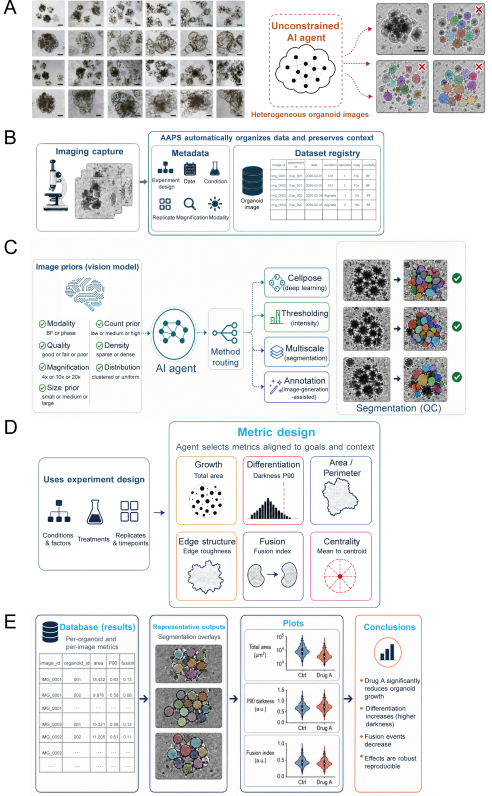
#> input picture publication/integrated_manuscript/figures_svg/assets/morphology_workflow_reference.png, 983 x 1591 px (shown at 1/2 size)
$ python build_figure3_morphology_workflow.py
#> lines starting #> are read from the running program, lines starting #| are printed output that depends on the picture
### publication/integrated_manuscript/figures_svg/editable_components/build_figure2_aaps_editable.py
"""Generate a fully editable native-SVG reconstruction of the legacy AAPS figure."""

from __future__ import annotations

from pathlib import Path
from xml.sax.saxutils import escape


OUT = Path(__file__).with_name("figure2_aaps_fully_editable.svg")
W, H = 1800, 940


def text(x, y, value, cls="body", anchor="start", extra=""):
    return f'<text x="{x}" y="{y}" class="{cls}" text-anchor="{anchor}" {extra}>{escape(value)}</text>'


def multiline(x, y, lines, cls="body", anchor="start", dy=27):
    spans = "".join(
        f'<tspan x="{x}" dy="{0 if i == 0 else dy}">{escape(line)}</tspan>'
        for i, line in enumerate(lines)
    )
    return f'<text x="{x}" y="{y}" class="{cls}" text-anchor="{anchor}">{spans}</text>'


def roundbox(x, y, w, h, cls="node", rid=""):
    return f'<rect id="{rid}" x="{x}" y="{y}" width="{w}" height="{h}" rx="18" class="{cls}"/>'


def panel(x, y, w, h, label, title, rid):
    return (
        f'<g id="panel-{rid}">{roundbox(x, y, w, h, "panel", f"panel-{rid}-background")}'
        + text(x + 18, y + 38, label, "panel-label")
        + text(x + 58, y + 38, title, "panel-title")
    )


def arrow(x1, y1, x2, y2, rid=""):
    return f'<path id="{rid}" d="M{x1},{y1} L{x2},{y2}" class="arrow"/>'


def port(x, y):
    return f'<circle cx="{x}" cy="{y}" r="6" class="port"/>'


# [162 lines left out: functions file_icon, folder_icon, stack_icon, chart_icon, organoid_card, block and 1 more, not called in this run]


# [3 lines that do not run on import are left out]

### publication/integrated_manuscript/figures_svg/editable_components/build_figure3_morphology_workflow.py
"""Build a publication-ready vector/raster hybrid AAPS morphology figure."""

from pathlib import Path

from PIL import Image

from build_figure2_aaps_editable import arrow, multiline, panel, roundbox, text


HERE = Path(__file__).resolve().parent
ASSETS = HERE.parent / "assets"
OUT = HERE / "figure3_aaps_morphology_workflow.svg"
PREVIEW_SOURCE = ASSETS / "morphology_workflow_reference.png"
W, H = 1900, 1260


def prepare_assets():
    im = Image.open(PREVIEW_SOURCE).convert("RGB")
    crops = {
        "morph_heterogeneous.png": (55, 0, 495, 245),
        "morph_segmentation_qc.png": (675, 480, 958, 825),
        "morph_outputs.png": (300, 1230, 690, 1585),
    }
    for name, box in crops.items():
        im.crop(box).save(ASSETS / name, quality=95)
#> this loop made 3 passes
#> pass 1, in prepare_assets, `im.crop(box).save(ASSETS / name, quality=95)`:
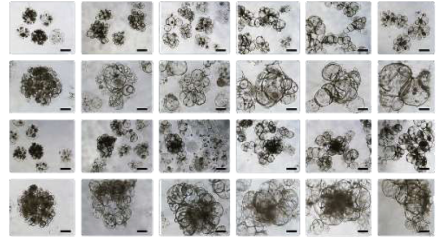
#> saved as morph_heterogeneous.png: PIL image 440x245 RGB; mean R, G, B 180.1, 179.8, 178.5
#> pass 2, in prepare_assets, `im.crop(box).save(ASSETS / name, quality=95)`:
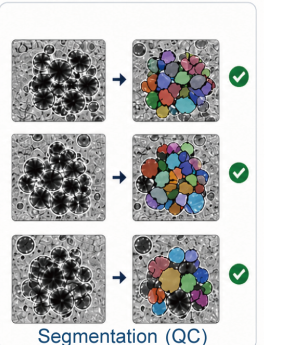
#> saved as morph_segmentation_qc.png: PIL image 283x345 RGB; mean R, G, B 185.8, 186.4, 186.2


def header():
    return f'''<svg xmlns="http://www.w3.org/2000/svg" xmlns:xlink="http://www.w3.org/1999/xlink" width="{W}" height="{H}" viewBox="0 0 {W} {H}">
    <title>AAPS morphology analysis workflow</title>
    <defs><marker id="arrowhead" viewBox="0 0 10 10" refX="9" refY="5" markerWidth="7" markerHeight="7" orient="auto"><path d="M0 0 L10 5 L0 10Z" fill="#496f7d"/></marker>
    <style>
    text{{font-family:Arial,Helvetica,sans-serif;fill:#17252b}} .panel{{fill:#f7fafb;stroke:#aac3cc;stroke-width:3}}
    .panel-label{{font-size:40px;font-weight:700}} .panel-title{{font-size:33px;font-weight:600}} .body{{font-size:27px}} .small{{font-size:23px}} .small-bold{{font-size:23px;font-weight:700}} .tiny{{font-size:19px}} .tiny-bold{{font-size:19px;font-weight:700}}
    .node{{fill:#fff;stroke:#4f899b;stroke-width:3}} .soft-node{{fill:#e9f3f6;stroke:#4f899b;stroke-width:3}} .warn{{fill:#fff7f2;stroke:#cf6540;stroke-width:3;stroke-dasharray:8 6}}
    .arrow{{fill:none;stroke:#496f7d;stroke-width:3;marker-end:url(#arrowhead)}} .line{{fill:none;stroke:#496f7d;stroke-width:3}} .dash{{fill:none;stroke:#4f899b;stroke-width:3;stroke-dasharray:7 6;marker-end:url(#arrowhead)}}
    </style></defs><rect width="100%" height="100%" fill="white"/>'''


def mini_mask(x, y, good=True):
#> called with x = 1080, y = 72, good = False
    blobs = [(25,28,18),(55,22,17),(82,35,19),(40,58,20),(72,65,17)]
    s=[f'<g transform="translate({x} {y})"><rect width="120" height="92" rx="8" fill="#d9e1e4" stroke="#7d969f" stroke-width="2"/>']
    for i,(cx,cy,r) in enumerate(blobs):
        fill=["#7299a5","#93b1ba","#5e8794","#a8c0c7","#7aa1ad"][i]
        s.append(f'<circle cx="{cx}" cy="{cy}" r="{r}" fill="{fill}" stroke="#496f7d" stroke-width="2"/>')
    s.append(text(105,18,"✓" if good else "×","small-bold","middle",f'fill="{"#23845f" if good else "#c43d3d"}"'))
    s.append('</g>'); return ''.join(s)


def metric_card(x,y,title_value,subtitle,kind):
    icon=""
    if kind=="growth": icon=f'<circle cx="{x+72}" cy="{y+91}" r="38" fill="none" stroke="#4f899b" stroke-width="3"/>'+''.join(f'<circle cx="{x+48+(i%3)*24}" cy="{y+72+(i//3)*23}" r="5" fill="#4f899b"/>' for i in range(9))
    elif kind=="dark": icon=''.join(f'<rect x="{x+36+i*10}" y="{y+125-h}" width="8" height="{h}" fill="#4f899b"/>' for i,h in enumerate([18,30,45,60,72,58,42,28]))
    elif kind=="shape": icon=f'<path d="M{x+35} {y+120} C{x+20} {y+80} {x+50} {y+55} {x+88} {y+62} C{x+124} {y+45} {x+138} {y+86} {x+118} {y+112} C{x+92} {y+140} {x+58} {y+132} {x+35} {y+120}Z" fill="#dcecef" stroke="#4f899b" stroke-width="3"/>'
    else: icon=f'<circle cx="{x+52}" cy="{y+96}" r="25" fill="#dcecef" stroke="#4f899b" stroke-width="3"/><circle cx="{x+110}" cy="{y+96}" r="25" fill="#dcecef" stroke="#4f899b" stroke-width="3"/><path d="M{x+76} {y+96} H{x+85}" class="arrow"/>'
    return f'<g>{roundbox(x,y,155,160,"node",kind)}{text(x+77,y+31,title_value,"small-bold","middle")}{text(x+77,y+56,subtitle,"tiny","middle")}{icon}</g>'


def build():
    prepare_assets(); p=[header()]
    # A motivation
    p.append(panel(16,16,1868,235,"A","Heterogeneous images challenge unconstrained analysis","A"))
    p.append('<image x="55" y="68" width="500" height="150" preserveAspectRatio="xMidYMid slice" xlink:href="../assets/morph_heterogeneous.png"/>')
    p.append(arrow(575,142,675,142)); p.append(roundbox(690,67,265,150,"warn","unconstrained-agent")); p.append(multiline(822,105,["Unconstrained","AI agent"],"body","middle",30)); p.append('<circle cx="822" cy="174" r="24" fill="#fff" stroke="#cf6540" stroke-width="3"/><path d="M804 174 H840 M822 156 V192" stroke="#cf6540" stroke-width="3"/>')
    p.append(arrow(970,142,1060,142)); p.append(mini_mask(1080,72,False)); p.append(mini_mask(1220,72,False)); p.append(mini_mask(1360,72,False)); p.append(text(1610,125,"Inconsistent masks", "body","middle")); p.append(text(1610,163,"and non-auditable metrics", "small","middle")); p.append('</g>')
    # B data registry
    p.append(panel(16,270,590,350,"B","Context-preserving dataset registry","B"))
    p.append(roundbox(50,335,210,220,"node","capture")); p.append(text(155,370,"Imaging capture","small-bold","middle")); p.append('<rect x="82" y="405" width="145" height="100" fill="#d9e1e4" stroke="#4f899b" stroke-width="2"/><circle cx="135" cy="452" r="32" fill="#8da0a5"/><circle cx="185" cy="448" r="27" fill="#a5b3b7"/>'); p.append(text(155,535,"bright-field images","tiny","middle"))
    p.append(arrow(270,445,315,445)); p.append(roundbox(325,335,245,220,"soft-node","metadata")); p.append(text(447,370,"Metadata","small-bold","middle")); p.append(multiline(447,410,["experiment design","date and condition","replicate","magnification","modality"],"small","middle",28)); p.append(text(310,592,"AAPS registers source paths, experimental context, and provenance.","tiny","middle")); p.append('</g>')
    # C routing
    p.append(panel(625,270,1259,350,"C","Image-prior-guided method routing and segmentation QC","C"))
    p.append(roundbox(660,335,280,220,"node","priors")); p.append(text(800,370,"Image priors","small-bold","middle")); p.append(multiline(800,410,["modality • quality","magnification • size","count • density","spatial distribution"],"small","middle",30))
    p.append(arrow(950,445,1020,445)); p.append('<circle cx="1080" cy="445" r="58" fill="#e9f3f6" stroke="#4f899b" stroke-width="3"/>'); p.append(text(1080,437,"AI", "body","middle")); p.append(text(1080,468,"agent", "small","middle")); p.append(arrow(1140,445,1200,445)); p.append(roundbox(1210,385,170,120,"soft-node","routing")); p.append(multiline(1295,425,["Method","routing"],"body","middle",30))
    methods=[("Cellpose","deep learning"),("Thresholding","intensity"),("Multiscale","segmentation"),("Annotation","image-assisted")]
    for i,(name,sub) in enumerate(methods):
        yy=315+i*69; p.append(roundbox(1415,yy,210,58,"node",f"method-{i}")); p.append(text(1520,yy+26,name,"small-bold","middle")); p.append(text(1520,yy+48,sub,"tiny","middle")); p.append(f'<path d="M1380 445 H1395 V{yy+29} H1405" class="dash"/>')
    p.append(arrow(1635,445,1690,445)); p.append(mini_mask(1705,398,True)); p.append(text(1765,535,"Segmentation QC","small-bold","middle")); p.append('</g>')
    # D metrics
    p.append(panel(16,640,925,600,"D","Experiment-aligned metric design","D"))
    p.append(roundbox(55,725,220,300,"node","experiment-design")); p.append(text(165,770,"Experiment design","small-bold","middle")); p.append(multiline(165,815,["conditions","treatments","replicates","time points"],"small","middle",38)); p.append(arrow(285,875,355,875))
    p.append(roundbox(365,705,535,470,"soft-node","metric-design")); p.append(text(632,750,"Selected quantitative readouts","body","middle"));
    p.append(metric_card(395,790,"Growth","total area","growth")); p.append(metric_card(565,790,"Differentiation","darkness P90","dark")); p.append(metric_card(735,790,"Shape","area / perimeter","shape")); p.append(metric_card(480,975,"Fusion","fusion index","fusion")); p.append(metric_card(650,975,"Centrality","edge distribution","shape")); p.append('</g>')
    # E outputs
    p.append(panel(960,640,924,600,"E","Auditable outputs and biological interpretation","E"))
    x0=995
    p.append(roundbox(x0,725,190,390,"node","database")); p.append(text(x0+95,765,"Results database","small-bold","middle")); p.append(multiline(x0+95,810,["per-image metrics","per-organoid metrics","source path","method + parameters","QC status"],"small","middle",37));
    p.append(arrow(1195,920,1240,920)); p.append(roundbox(1250,725,190,390,"node","representative")); p.append(text(1345,765,"Representative","small-bold","middle")); p.append(text(1345,795,"outputs","small-bold","middle")); p.append('<image x="1270" y="825" width="150" height="235" preserveAspectRatio="xMidYMid slice" xlink:href="../assets/morph_outputs.png"/>')
    p.append(arrow(1450,920,1495,920)); p.append(roundbox(1505,725,155,390,"node","plots")); p.append(text(1582,765,"Plots","small-bold","middle"));
    for j in range(3):
        yy=810+j*90; p.append(f'<rect x="1525" y="{yy}" width="115" height="70" fill="#fff" stroke="#9bbdca" stroke-width="2"/><path d="M1538 {yy+55} C1560 {yy+45} 1575 {yy+15} 1628 {yy+30}" fill="none" stroke="#4f899b" stroke-width="3"/>')
    p.append(arrow(1670,920,1710,920)); p.append(roundbox(1720,725,130,390,"soft-node","conclusion")); p.append(text(1785,765,"Report","small-bold","middle")); p.append(multiline(1785,820,["growth","differentiation","fusion","effect size","uncertainty"],"small","middle",45)); p.append('</g>')
    p.append('</svg>'); return '\n'.join(p)


if __name__ == "__main__":
    OUT.write_text(build(),encoding="utf-8"); print(OUT)
